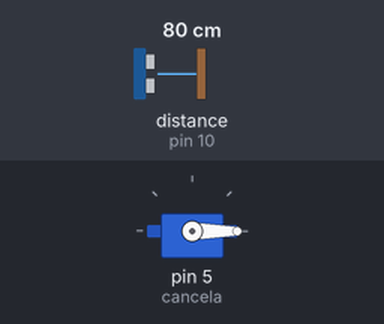
A sketch run on a simulated Arduino Uno, built with avr-gcc and run on an emulated ATmega328P. Shown: servo. Wiring (inferred from the names in the program): ultrasonic range finder: trigger pin 9; echo pin 10. Inputs (shaded band) come from the test bench; at power-on: distance to the obstacle (sensor on pin 10) 80 cm. The echo pulse lasts 58.3 µs per cm.

Above: at 4.2 s.
4.3 s: distance to the obstacle (sensor on pin 10) set to 29 cm
5.8 s: distance to the obstacle (sensor on pin 10) set to 22 cm
At 6.7 s:
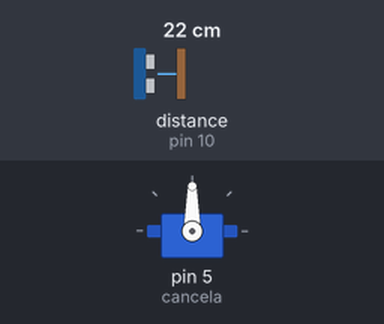
Timing chart, 0 to 8.8 s (numbered marks = the images above; inputs shaded):
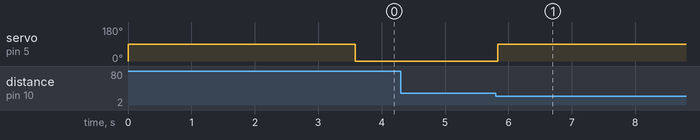

The sketch:

Projeto_194_Cancela_de_estacionamento.ino
```cpp
// Projeto 194 - Cancela de estacionamento
// Arduino Uno | Arduino Neon Lab

#include <Servo.h>
Servo cancela;const byte TRIG=9,ECHO=10;
unsigned long ultima=0;
void setup(){pinMode(TRIG,OUTPUT);pinMode(ECHO,INPUT);
 cancela.attach(5);cancela.write(0);}
void loop(){
 digitalWrite(TRIG,LOW);delayMicroseconds(2);
 digitalWrite(TRIG,HIGH);delayMicroseconds(10);digitalWrite(TRIG,LOW);
 unsigned long us=pulseIn(ECHO,HIGH,24000);
 if(us && us/58<25)ultima=millis();
 cancela.write(millis()-ultima<3500?90:0);
 delay(80);
}
```

Measured:
- the behaviour switches between 26 and 25 cm on distance to the obstacle (sensor on pin 10) (found by bisection; images 0 and 1)
- after the input at 4.3 s, every drawn part: stays the same
- after the input at 5.8 s, servo on pin 5 (cancela): 0° → 90° at once
